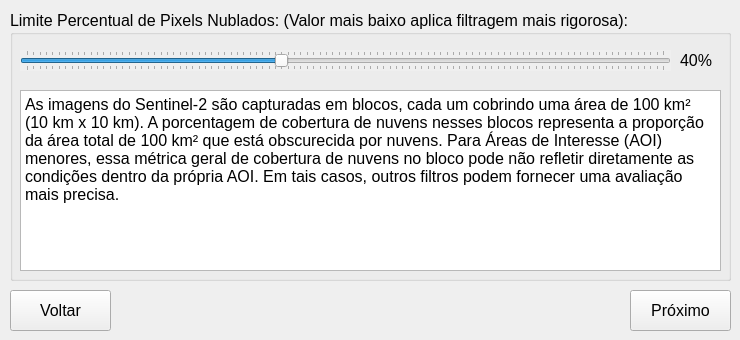
   <widget class="QWidget" name="tab_5">
    <attribute name="title">
     <string>Passo 8</string>
    </attribute>
    <widget class="QGroupBox" name="groupBox_6">
     <property name="geometry">
      <rect>
       <x>10</x>
       <y>10</y>
       <width>721</width>
       <height>271</height>
      </rect>
     </property>
     <property name="font">
      <font>
       <pointsize>12</pointsize>
      </font>
     </property>
     <property name="title">
      <string>Limite Percentual de Pixels Nublados: (Valor mais baixo aplica filtragem mais rigorosa):</string>
     </property>
     <widget class="QSlider" name="horizontalSlider_total_pixel_limit">
      <property name="enabled">
       <bool>true</bool>
      </property>
      <property name="geometry">
       <rect>
        <x>10</x>
        <y>40</y>
        <width>651</width>
        <height>21</height>
       </rect>
      </property>
      <property name="autoFillBackground">
       <bool>true</bool>
      </property>
      <property name="minimum">
       <number>0</number>
      </property>
      <property name="maximum">
       <number>100</number>
      </property>
      <property name="pageStep">
       <number>5</number>
      </property>
      <property name="value">
       <number>40</number>
      </property>
      <property name="sliderPosition">
       <number>40</number>
      </property>
      <property name="orientation">
       <enum>Qt::Horizontal</enum>
      </property>
      <property name="tickPosition">
       <enum>QSlider::TicksBothSides</enum>
      </property>
     </widget>
     <widget class="QLabel" name="label_cloud">
      <property name="geometry">
       <rect>
        <x>670</x>
        <y>40</y>
        <width>51</width>
        <height>21</height>
       </rect>
      </property>
      <property name="text">
       <string>40%</string>
      </property>
     </widget>
     <widget class="QPlainTextEdit" name="plainTextEdit">
      <property name="geometry">
       <rect>
        <x>10</x>
        <y>80</y>
        <width>701</width>
        <height>181</height>
       </rect>
      </property>
      <property name="plainText">
       <string>As imagens do Sentinel-2 são capturadas em blocos, cada um cobrindo uma área de 100 km² (10 km x 10 km). A porcentagem de cobertura de nuvens nesses blocos representa a proporção da área total de 100 km² que está obscurecida por nuvens. Para Áreas de Interesse (AOI) menores, essa métrica geral de cobertura de nuvens no bloco pode não refletir diretamente as condições dentro da própria AOI. Em tais casos, outros filtros podem fornecer uma avaliação mais precisa.</string>
      </property>
     </widget>
    </widget>
    <widget class="QPushButton" name="QPushButton_back_7">
     <property name="enabled">
      <bool>true</bool>
     </property>
     <property name="geometry">
      <rect>
       <x>10</x>
       <y>290</y>
       <width>101</width>
       <height>41</height>
      </rect>
     </property>
     <property name="font">
      <font>
       <pointsize>12</pointsize>
      </font>
     </property>
     <property name="text">
      <string>Voltar</string>
     </property>
     <property name="icon">
      <iconset>
       <normaloff>icons8-back-button-50.png</normaloff>icons8-back-button-50.png</iconset>
     </property>
    </widget>
    <widget class="QPushButton" name="QPushButton_next_7">
     <property name="geometry">
      <rect>
       <x>630</x>
       <y>290</y>
       <width>101</width>
       <height>41</height>
      </rect>
     </property>
     <property name="font">
      <font>
       <pointsize>12</pointsize>
      </font>
     </property>
     <property name="text">
      <string>Próximo</string>
     </property>
     <property name="icon">
      <iconset>
       <normaloff>icons8-forward-button-50.png</normaloff>icons8-forward-button-50.png</iconset>
     </property>
    </widget>
   </widget>
